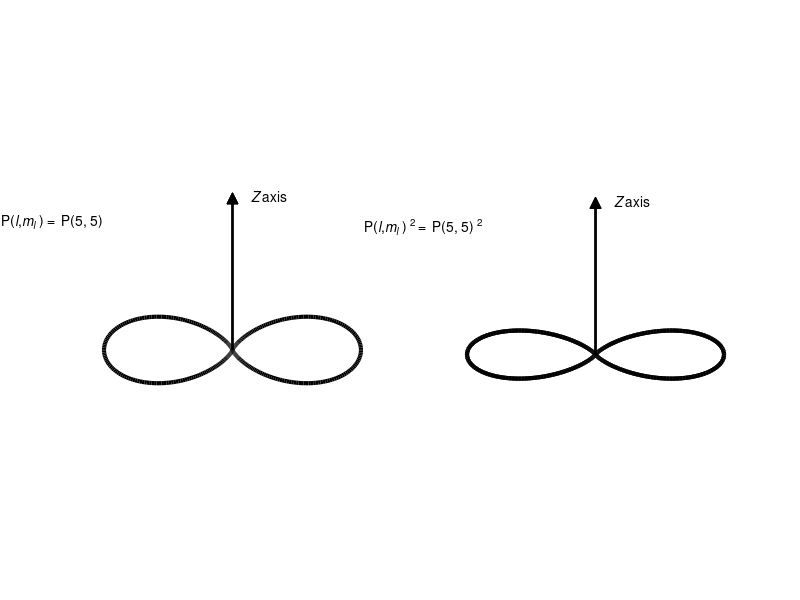
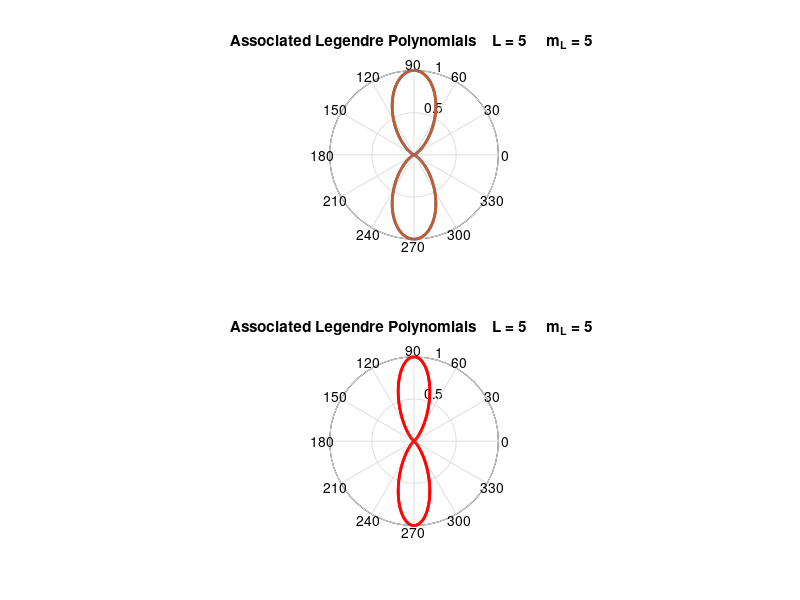

Reproduce these figures in MATLAB, in order.
% qp_legendre2.m
% associated legendre polynomials
%polar plots

close all
clear all
clc

L = input('Enter the orbital L (L = 0, 1, 2, 3, ...)  ')
m_L = input('Enter the magnetic quantum number mL (mL = 0, 1, 2, 3, ... L)  ')

tmin = -pi;
tmax = pi;
numt = 511;
dt = (tmax-tmin)/(numt-1);
t = tmin : dt : tmax;

%define cos(t)
z = cos(t);

%definite associated legendre polynomials

Plm = legendre(L,z);

A = Plm(m_L+1,:)/max(abs(Plm(m_L+1,:)));
B = -A;

figure(1)
fs = 10;
xA = A .* sin(t);
yA = A .* cos(t);
xB = B .* sin(t);
yB = B .* cos(t);

tm1 = 'P({\itl},{\itm_l }) =  P(';
tm2 = num2str(L);
tm3 = ', ';
tm4 = num2str(m_L);
tm5 = ')';
tm = [tm1 tm2 tm3 tm4 tm5];

set(gcf,'Units','normalized','position',[0.2,0.2,0.4,0.2]);
subplot(1,2,1);
plot(xA,yA,'k', 'linewidth',3)
hold on
% plot(xB,yB,'k', 'linewidth',3)
plot([0 0],[0,1.2],'k','linewidth',2);
h_plot = plot([0 0],[1.18,1.18],'^');
set(h_plot,'MarkerSize',8,'MarkerFaceColor','k', 'MarkerEdgeColor','k');
text(0.15,1.2,'{\itZ} axis','Fontsize',fs);
text(-1.8,1,tm,'Fontsize',fs);
axis equal tight
axis off

xA = A.^2 .* sin(t);
yA = A.^2 .* cos(t);
xB = B.^2 .* sin(t);
yB = B.^2 .* cos(t);

tm1 = 'P({\itl},{\itm_l }) ^2 =  P(';
tm2 = num2str(L);
tm3 = ', ';
tm4 = num2str(m_L);
tm5 = ') ^2';
tm = [tm1 tm2 tm3 tm4 tm5];

%set(gcf,'Units','centimeters','position',[16,6,12,11]);
subplot(1,2,2);
plot(xA,yA,'k', 'linewidth',3)
hold on
plot(xB,yB,'k', 'linewidth',3)
plot([0 0],[0,1.2],'k','linewidth',2);
h_plot = plot([0 0],[1.18,1.18],'^');
set(h_plot,'MarkerSize',8,'MarkerFaceColor','k', 'MarkerEdgeColor','k');
text(0.15,1.2,'{\itZ} axis','Fontsize',fs);
text(-1.8,1,tm,'Fontsize',fs);

axis equal tight
axis off


figure(2)
set(gca,'fontsize',4);
s = sprintf('Associated Legendre Polynomials    L = %.0g     m_L = %.0g ',L,m_L);
subplot(2,1,1)
h_p = polar(t,A);
set(h_p, 'linewidth',2);
hold on
h_p = polar(t,-A);
set(h_p, 'linewidth',2);
grid off
title(s);
subplot(2,1,2)
h_p = polar(t,A.^2,'r');
set(h_p, 'linewidth',2);
hold on
h_p = polar(t,-A.^2,'r');
set(h_p, 'linewidth',2);
grid off
title(s);
axis off


% figure(3)    % not complete
% Phi=0:pi/10:2*pi;
% Theta=-pi/2:pi/10:pi;
% [PHI,THETA]=meshgrid(Phi,Theta);
% r0=0.5;
% R=sin(PHI).*cos(THETA)+r0; % for example
% [X,Y,Z]=sph2cart(THETA,PHI,R); %get cartesian values
% mesh(X,Y,Z); %display

%surf(X,Y,Z) % colored faces

